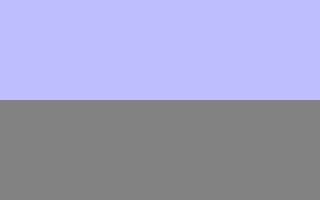
Frame 1 (no input)
Frame 60 (no input): identical to frame 1, image omitted
Frame 120 (the mouse pressed at the canvas centre since frame 60): identical to frame 1, image omitted

The p5.js sketch that drew this single still picture (run headless with seeded random() and noise() and a simulated clock; from frame 60 on, the mouse is pressed at the canvas centre):

// p5.js sketch
// ── sketch.js
// Map
const gamemap = [
	[1, 1, 1, 1, 1, 1, 1, 1, 1, 1],
	[1, 0, 0, 0, 0, 0, 0, 0, 0, 1],
	[1, 0, 0, 0, 0, 0, 0, 0, 0, 1],
	[1, 0, 0, 0, 0, 0, 0, 0, 0, 1],
	[1, 0, 0, 0, 0, 0, 0, 0, 0, 1],
	[1, 0, 0, 0, 0, 0, 0, 0, 0, 1],
	[1, 0, 0, 0, 0, 0, 0, 0, 0, 1],
	[1, 0, 0, 0, 0, 0, 0, 0, 0, 1],
	[1, 0, 0, 0, 0, 0, 0, 0, 0, 1],
	[1, 1, 1, 1, 1, 1, 1, 1, 1, 1]
];

// Possition and direction of player
let pos;
let dir;

let cameraPlane;

// size of screen
const gameWidth = 320; //=> This will be the base to calculate the vectors in rays
const gameHeight = 200;

function setup() {
	// Size of screen. This will generate var height and width globaly
	createCanvas(gameWidth, gameHeight);
	// remove black row to divide frames
	noStroke();

	pos = createVector(5, 5);
	dir = createVector(0, -1);
	cameraPlane = createVector(0.66, 0);
}

/*This is the function with a eternal loop*/
function draw() {
	// ceiling
	background(190, 190, 255);

	fill(130);

	// Draw the floor
	rect(0, height / 2, width, height / 2);

	for (let pixel = 0; pixel < width; pixel++) {
		//Formula to get all the pixels in the all width, range from -1 until 1 (range of POV)
		const multiplier = 2 * (pixel / width) - 1;
		// New Small peace of pixel in the range of POV (A slice of the full plane )
		const cameraPixel = p5.Vector.mult(cameraPlane, multiplier);
		// Ray from the Player until the small peace of plane
		const rayDir = p5.Vector.add(dir, cameraPixel);

		// .mag will calculate magnitude of vector. Must be abs. DeltaDist is always positive
		const deltaDistY = abs(rayDir.mag() / rayDir.y);
		const deltaDistX = abs(rayDir.mag() / rayDir.x);

		// Getting the position of player, but without decimal places
		const mapPos = createVector(floor(pos.x), floor(pos.y));

		let distToSideX;
		let distToSideY;

		let stepY;
		let stepX;

		// Rays (FOV) going to left (X)
		if (rayDir.x < 0) {
			distToSideX = (pos.x - mapPos.x) * deltaDistX;
			stepX = -1;
		} else {
			// Going Right
			distToSideX = (mapPos.x + 1 - pos.x) * deltaDistX;
			stepX = 1;
		}

		// Rays (FOV) going to Up (Y)
		if (rayDir.y < 0) {
			distToSideY = (pos.y - mapPos.y) * deltaDistY;
			stepY = -1;
		} else {
			// Going Down
			distToSideY = (mapPos.y + 1 - pos.y) * deltaDistY;
			stepY = 1;
		}


		let hit = false;
		let hitSide;

		// Initialize LineSize with the distance to axis
		let ddaLineSizeX = distToSideX;
		let ddaLineSizeY = distToSideY;

		// Copy vector pos to wallMapPos vector
		let wallMapPos = mapPos.copy();

		// Implementing DDA algorithm
		while (hit == false) {

			if (ddaLineSizeX < ddaLineSizeY) {
				wallMapPos.x += stepX;
				ddaLineSizeX += deltaDistX;
				hitSide = 0;
			} else {
				wallMapPos.y += stepY;
				ddaLineSizeY += deltaDistY;
				hitSide = 1;
			}
			// Check if hit the wall
			if (gamemap[wallMapPos.x][wallMapPos.y] > 0) {
				hit = true;
			}
		}
	}
}

// ── inputhandler.js
class InputHandler {
	constructor () {
		this.keys = {};

		this.keys["up"] = 0;
		this.keys["down"] = 0;
		this.keys["left"] = 0;
		this.keys["right"] = 0;
		this.keys["rotateright"] = 0;
		this.keys["rotateright"] = 0;
		this.keys["shoot"] = 0;

	}

	checkKeys() {
		this.keys["up"] = keyIsDown(87) ? 1 : 0; 		//w
		this.keys["down"] = keyIsDown(83) ? 1 : 0; 		//s
		this.keys["left"] = keyIsDown(65) ? 1 : 0; 		//a
		this.keys["right"] = keyIsDown(68) ? 1 : 0; 	//d
		this.keys["shoot"] = keyIsDown(32) ? 1 : 0; 	//[space]

		this.keys["rotateleft"] = keyIsDown(LEFT_ARROW) ? 1 : 0;
		this.keys["rotateright"] = keyIsDown(RIGHT_ARROW) ? 1 : 0;

		if (movedX != 0) {
			let mouseIntensity = map(movedX, 0, 320, 0, 15);

			this.keys["rotateleft"] = (movedX < 0) ? -mouseIntensity: 0;
			this.keys["rotateright"] = (movedX > 0) ? mouseIntensity: 0;
		}
	}

	isKeyDown(key) {
		return boolean(this.keys[key]); // Boolean return
	}

	getKey(key) {
		return this.keys[key]; // Value tp represent intensity
	}
}

// ── map.js
class Map {
	constructor () {
		this.map = [
			[1, 1, 1, 1, 1, 1, 1, 1, 1, 1],
			[1, 1, 0, 0, 0, 1, 0, 0, 1, 1],
			[1, 0, 0, 0, 0, 0, 0, 0, 0, 1],
			[1, 0, 0, 0, 0, 0, 0, 0, 0, 1],
			[1, 0, 0, 0, 0, 0, 0, 0, 0, 1],
			[1, 1, 0, 0, 0, 0, 0, 0, 0, 1],
			[1, 0, 0, 0, 0, 0, 0, 0, 0, 1],
			[1, 0, 0, 0, 0, 0, 0, 0, 0, 1],
			[1, 1, 0, 0, 0, 0, 0, 0, 1, 1],
			[1, 1, 1, 1, 1, 1, 1, 1, 1, 1]
		];
	}
}

// ── rayengine.js

class RayEngine {
	constructor(w, h, map) {
		this.width = w;
		this.height = h;
		this.map = map.map;

		this.frameBuffer = createGraphics(this.width, this.height);

		this.pos = createVector(5, 5);
		this.dir = createVector(0, -1); // Dir normalized to 1. Get ease in math calculation
		this.cameraPlane = createVector(0.66, 0);

		this.multiplier = null;
		this.cameraPixel = null;
		this.rayDir = null;

		this.deltaDistX = null;
		this.deltaDistY = null;
		this.distToSideX = null;
		this.distToSideY = null;
		this.stepY = null;
		this.stepX = null;
		this.mapPos = null;

		this.hitSide = null;
		this.wallHitMapPos = null;
		this.perpendicularDist = null;
		this.wallColor = null;
	}

	generateFrame() {
		// dir.rotate(0.02);
		// cameraPlane.rotate(0.02);

		// ceiling
		this.frameBuffer.background(190, 190, 255);
		this.frameBuffer.fill(130);

		// Draw the floor
		this.frameBuffer.rect(0, this.height / 2, this.width, this.height / 2);

		for (let pixel = 0; pixel < this.width; pixel++) {
			this.calculateCurrentRay(pixel);

			// Getting the position of player, but without decimal places
			this.mapPos = createVector(floor(this.pos.x), floor(this.pos.y));

			this.calculateDDAVariables();
			this.performDDA();
			this.calculatePerpendicularDist();
			this.calculateWallColor();
			this.drawVerticalLine(pixel);
		}
	}

	calculateCurrentRay(xpos) {

		//Formula to get all the pixels in the all width, range from -1 until 1 (range of POV)
		this.multiplier = 2 * (xpos / this.width) - 1;
		// New Small peace of pixel in the range of POV (A slice of the full plane )
		this.cameraPixel = p5.Vector.mult(this.cameraPlane, this.multiplier);
		// Ray from the Player until the small peace of plane
		this.rayDir = p5.Vector.add(this.dir, this.cameraPixel);
	}

	calculateDDAVariables() {
		this.deltaDistY = abs(1 / this.rayDir.y);
		this.deltaDistX = abs(1 / this.rayDir.x);

		// Rays (FOV) going to left (X)
		if (this.rayDir.x < 0) {
			this.distToSideX = (this.pos.x - this.mapPos.x) * this.deltaDistX;
			this.stepX = -1;
		} else {
			// Going Right
			this.distToSideX = (this.mapPos.x + 1 - this.pos.x) * this.deltaDistX;
			this.stepX = 1;
		}

		// Rays (FOV) going to Up (Y)
		if (this.rayDir.y < 0) {
			this.distToSideY = (this.pos.y - this.mapPos.y) * this.deltaDistY;
			this.stepY = -1;
		} else {
			// Going Down
			this.distToSideY = (this.mapPos.y + 1 - this.pos.y) * this.deltaDistY;
			this.stepY = 1;
		}
	}

	performDDA() {
		let hit = false;

		// Initialize LineSize with the distance to axis
		let ddaLineSizeY = this.distToSideY;
		let ddaLineSizeX = this.distToSideX;

		// Copy vector pos to wallHitMapPos vector
		this.wallHitMapPos = this.mapPos.copy();

		// Implementing DDA algorithm
		while (hit == false) {

			if (ddaLineSizeX < ddaLineSizeY) {
				this.wallHitMapPos.x += this.stepX;
				ddaLineSizeX += this.deltaDistX;
				this.hitSide = 0;
			} else {
				this.wallHitMapPos.y += this.stepY;
				ddaLineSizeY += this.deltaDistY;
				this.hitSide = 1;
			}
			// Check if hit the wall
			if (this.map[this.wallHitMapPos.x][this.wallHitMapPos.y] > 0) {
				hit = true;
			}
		}
	}

	calculatePerpendicularDist() {
		if (this.hitSide == 0) {
			this.perpendicularDist = abs(this.wallHitMapPos.x - this.pos.x + ((1-this.stepX)/2))/this.rayDir.x;
		} else {
			this.perpendicularDist = abs(this.wallHitMapPos.y - this.pos.y + ((1-this.stepY)/2))/this.rayDir.y;
		}
	}

	calculateWallColor() {
		this.wallColor = this.hitSide ? 255: 128;
	}

	drawVerticalLine(xpos) {
		// Size of wall
		let wallLineHeight = this.height / this.perpendicularDist;
		let lineStartY = this.height/2 - wallLineHeight/2;
		let lineEndY = this.height/2 + wallLineHeight/2;

		// Change the wall color. If hit 1 side, 1 color, another side, another color
		// let color = hitSide ? 255: 128;
		// put the color
		this.frameBuffer.stroke(this.wallColor, 0, 0);
		// Draw the line (wall)
		this.frameBuffer.line(xpos, lineStartY, xpos, lineEndY);
	}
}
